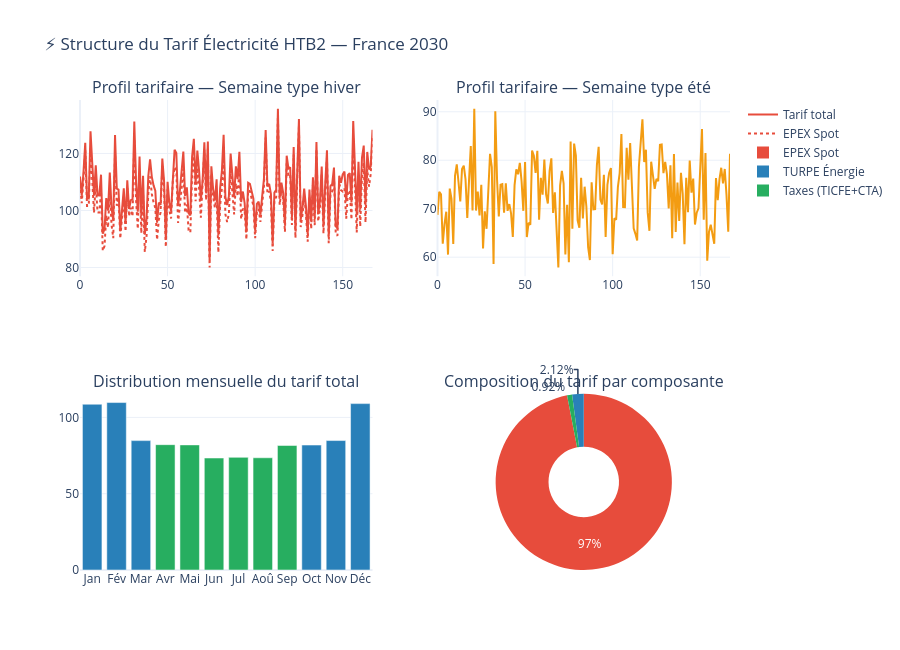

Notebook cell for this chart:
### Code cell
# Reconstituer le profil tarifaire horaire TURPE pour 2030
import sys
sys.path.insert(0, '..')  # Ajouter le dossier parent si FranceGridUtils est là

# Construction manuelle du profil pour visualisation
year = 2030
date_range = pd.date_range(start=f"{year}-01-01", end=f"{year}-12-31 23:00", freq="h")

months = date_range.month
hours = date_range.hour
weekdays = date_range.weekday

is_winter = months.isin([11, 12, 1, 2, 3])
is_daytime = (hours >= 6) & (hours < 22)
is_weekday = weekdays < 5

# TURPE énergie
turpe_energy = np.zeros(len(date_range))
turpe_energy[is_winter & is_daytime & is_weekday] = 5.2   # HPH
turpe_energy[is_winter & ~(is_daytime & is_weekday)] = 1.8  # HCH
turpe_energy[~is_winter & is_daytime & is_weekday] = 1.0  # HPE
turpe_energy[~is_winter & ~(is_daytime & is_weekday)] = 0.5  # HCE

# EPEX synthétique (80 €/MWh moyen)
base = 80.0
seasonal = np.where(months.isin([12,1,2]), 1.30, np.where(months.isin([6,7,8]), 0.90, 1.0))
np.random.seed(42)
epex = base * seasonal * np.random.lognormal(0, 0.1, len(date_range))

total_rate = epex + turpe_energy + 0.5 + 0.3  # + TICFE + CTA

rate_df = pd.DataFrame({
    'datetime': date_range,
    'EPEX Spot': epex,
    'TURPE Énergie': turpe_energy,
    'Taxes (TICFE+CTA)': 0.8,
    'Total (€/MWh)': total_rate
}).set_index('datetime')

# Subplot specs : (2,2) doit être 'domain' pour accueillir un Pie
fig = make_subplots(
    rows=2, cols=2,
    subplot_titles=[
        "Profil tarifaire — Semaine type hiver",
        "Profil tarifaire — Semaine type été",
        "Distribution mensuelle du tarif total",
        "Composition du tarif par composante"
    ],
    specs=[
        [{"type": "xy"},     {"type": "xy"}],
        [{"type": "xy"},     {"type": "domain"}]   # domain requis pour go.Pie
    ]
)

# Hiver
hiver_rate = rate_df[rate_df.index.month == 1].iloc[:168]
fig.add_trace(go.Scatter(x=list(range(168)), y=hiver_rate['Total (€/MWh)'],
    name='Tarif total', line=dict(color='#e74c3c')), row=1, col=1)
fig.add_trace(go.Scatter(x=list(range(168)), y=hiver_rate['EPEX Spot'],
    name='EPEX Spot', line=dict(color='#e74c3c', dash='dot')), row=1, col=1)

# Été
ete_rate = rate_df[rate_df.index.month == 7].iloc[:168]
fig.add_trace(go.Scatter(x=list(range(168)), y=ete_rate['Total (€/MWh)'],
    name='Tarif total été', line=dict(color='#f39c12'), showlegend=False), row=1, col=2)

# Monthly bar
monthly_rate = rate_df.groupby(rate_df.index.month)['Total (€/MWh)'].mean()
fig.add_trace(go.Bar(
    x=month_names, y=monthly_rate.values,
    marker_color=['#2980b9']*3 + ['#27ae60']*6 + ['#2980b9']*3,
    showlegend=False
), row=2, col=1)

# Composition — go.Pie dans subplot type='domain'
components = ['EPEX Spot', 'TURPE Énergie', 'Taxes (TICFE+CTA)']
values = [rate_df['EPEX Spot'].mean(), rate_df['TURPE Énergie'].mean(), 0.8]
fig.add_trace(go.Pie(
    labels=components, values=values,
    hole=0.4,
    marker_colors=['#e74c3c', '#2980b9', '#27ae60']
), row=2, col=2)

fig.update_layout(
    title="⚡ Structure du Tarif Électricité HTB2 — France 2030",
    height=650, template='plotly_white'
)
fig.show()

print(f"\n📊 Résumé tarifaire 2030 (€/MWh) :")
print(f"   Tarif total moyen : {total_rate.mean():.1f} €/MWh")
print(f"   EPEX moyen        : {epex.mean():.1f} €/MWh")
print(f"   TURPE énergie moy : {turpe_energy.mean():.1f} €/MWh")
print(f"   Tarif min/max     : {total_rate.min():.1f} / {total_rate.max():.1f} €/MWh")

### Figure 1 — Plotly figure (JSON) as saved in the notebook; plotly's stock layout.template omitted (floating-point values rounded to 4 significant figures; data arrays with more than 128 entries replaced by an {"elided": "..."} marker saying what was removed)
{"data": [{"line": {"color": "#e74c3c"}, "name": "Tarif total", "type": "scatter", "x": {"elided": "168 int values"}, "xaxis": "x", "y": {"elided": "168 float values"}, "yaxis": "y"}, {"line": {"color": "#e74c3c", "dash": "dot"}, "name": "EPEX Spot", "type": "scatter", "x": {"elided": "168 int values"}, "xaxis": "x", "y": {"elided": "168 float values"}, "yaxis": "y"}, {"line": {"color": "#f39c12"}, "name": "Tarif total été", "showlegend": false, "type": "scatter", "x": {"elided": "168 int values"}, "xaxis": "x2", "y": {"elided": "168 float values"}, "yaxis": "y2"}, {"marker": {"color": ["#2980b9", "#2980b9", "#2980b9", "#27ae60", "#27ae60", "#27ae60", "#27ae60", "#27ae60", "#27ae60", "#2980b9", "#2980b9", "#2980b9"]}, "showlegend": false, "type": "bar", "x": ["Jan", "Fév", "Mar", "Avr", "Mai", "Jun", "Jul", "Aoû", "Sep", "Oct", "Nov", "Déc"], "xaxis": "x3", "y": [108.6, 109.7, 84.78, 82.13, 81.98, 73.37, 73.81, 73.54, 81.61, 81.88, 84.83, 109.0], "yaxis": "y3"}, {"domain": {"x": [0.55, 1], "y": [0, 0.375]}, "hole": 0.4, "labels": ["EPEX Spot", "TURPE Énergie", "Taxes (TICFE+CTA)"], "marker": {"colors": ["#e74c3c", "#2980b9", "#27ae60"]}, "type": "pie", "values": [84.36, 1.843, 0.8]}], "layout": {"annotations": [{"font": {"size": 16}, "showarrow": false, "text": "Profil tarifaire — Semaine type hiver", "x": 0.225, "xanchor": "center", "xref": "paper", "y": 1, "yanchor": "bottom", "yref": "paper"}, {"font": {"size": 16}, "showarrow": false, "text": "Profil tarifaire — Semaine type été", "x": 0.775, "xanchor": "center", "xref": "paper", "y": 1, "yanchor": "bottom", "yref": "paper"}, {"font": {"size": 16}, "showarrow": false, "text": "Distribution mensuelle du tarif total", "x": 0.225, "xanchor": "center", "xref": "paper", "y": 0.375, "yanchor": "bottom", "yref": "paper"}, {"font": {"size": 16}, "showarrow": false, "text": "Composition du tarif par composante", "x": 0.775, "xanchor": "center", "xref": "paper", "y": 0.375, "yanchor": "bottom", "yref": "paper"}], "height": 650, "title": {"text": "⚡ Structure du Tarif Électricité HTB2 — France 2030"}, "xaxis": {"anchor": "y", "domain": [0, 0.45]}, "xaxis2": {"anchor": "y2", "domain": [0.55, 1]}, "xaxis3": {"anchor": "y3", "domain": [0, 0.45]}, "yaxis": {"anchor": "x", "domain": [0.625, 1]}, "yaxis2": {"anchor": "x2", "domain": [0.625, 1]}, "yaxis3": {"anchor": "x3", "domain": [0, 0.375]}}}
